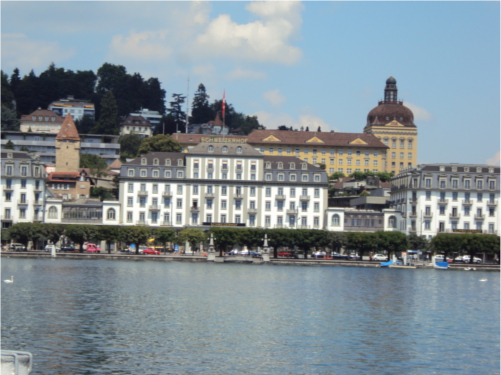
#> input picture VidLab3/1.JPG, 501 x 375 px, found by its file name
$ python main2.py
#> lines starting #> are read from the running program, lines starting #| are printed output that depends on the picture; after the words box and inside, x2 and y2 are one past the last pixel; in counts of white or black regions, pixels touching at a corner belong together
import cv2 as cv
import numpy as np

# deskriptor - vektor brojeva koji opisuje kako izgleda okolina jedne karakteristicne tacke
# keypoints - karakteristicne tacke; svaka tacka sadrzi koordinate i info o uglu i velicini okruzenja

# detekcija karakteristicnih tacaka i match-ovanje
# David Lowe je empirijski dokazao da je 0.7 najbolja vrednost jer nema previse matcheva i dovoljno je jasna razlika
def detekcija_i_matchovanje(slika1, slika2, ratio_thresh=0.7, scale=1.0):
    if scale != 1.0:
        skalirana_slika1 = cv.resize(slika1, None, fx=scale, fy=scale, interpolation=cv.INTER_AREA)
        skalirana_slika2 = cv.resize(slika2, None, fx=scale, fy=scale, interpolation=cv.INTER_AREA)
    else:
        skalirana_slika1, skalirana_slika2 = slika1, slika2

    # sift detekcija i isracunavanje deskriptora
    sift = cv.SIFT_create()
    ktacke1, deskriptori1 = sift.detectAndCompute(skalirana_slika1, None)
    ktacke2, deskriptori2 = sift.detectAndCompute(skalirana_slika2, None)

    if deskriptori1 is None or deskriptori2 is None:
        return None, None # ako algoritam nije pronasao nista

    # KD-tree - K dimensional tree - struktura podataka
    # FLANN matcher koji koristi KD-tree; Fast Library for Approximate Nearest Neighbors; flann je automatski optimizovan - dizajniran da sam bira najbolje parametre radi brzine
    # ovde uparujemo tacke - trazenje parova:
    FLANN_INDEX_KDTREE = 1
    indeks_parametri = dict(algorithm=FLANN_INDEX_KDTREE, trees=5)
    parametri_trazenja = dict(checks=50)
    flann = cv.FlannBasedMatcher(indeks_parametri, parametri_trazenja)

    mecovi = flann.knnMatch(deskriptori1, deskriptori2, k=2) # nadji 2 najbolja pogotka za svaku tacku
    tacke1 = []
    tacke2 = []

    # Lowe-ov Ratio test - ovaj test uporedjuje stepen slicnosti(matematicku distancu) - uporedjuje deskriptore
    for m_n in mecovi:
        if len(m_n) < 2:
            continue
        m, n = m_n # za svaku tacku gledamo 2 najbolja pogotka; ovde koristimo unpacking u pajtonu
        if m.distance < ratio_thresh * n.distance:
            (x1, y1) = ktacke1[m.queryIdx].pt
            (x2, y2) = ktacke2[m.trainIdx].pt
            if scale != 1.0:
                tacke1.append((x1 / scale, y1 / scale))
                tacke2.append((x2 / scale, y2 / scale))
            else:
                tacke1.append((x1, y1))
                tacke2.append((x2, y2))

    if len(tacke1) == 0:
        return None, None

    return np.float32(tacke1), np.float32(tacke2)


# Funkcija koja racuna homografiju:
# homografija - matrica koja opisuje kako se jedna ravan(slika) transformise u drugu
# ransac algoritam(random sample consensus)
# ransac_thresh - prag u pikselima - koliko projekcija moze da se omasi a da se tacka i dalje smatra inlierom(tacka koja se uklapa u izabrani matematicki model a model je homografija)
def izracunaj_homografiju(tacke_src, tacke_dst, ransac_thresh=5.0):
    # tacke_src[i] i tacke_dst[i] opisuje istu FIZICKU tacku
    if tacke_src is None or tacke_dst is None:
        return None, None
    if len(tacke_src) < 4 or len(tacke_dst) < 4:
        return None, None
    H, maska = cv.findHomography(tacke_src, tacke_dst, cv.RANSAC, ransac_thresh)
    return H, maska # vraca H - homografiju i masku; maska nam govori koji mecevi su inlieri a koji su outlieri


# mapira svaku sliku prema koordinatama srednje slike)
def priprema_kanvasa_i_transformacija(slike, homografije):
    svi_uglovi = [] #svi uglovi svih slika
    for slika, H in zip(slike, homografije):
        h, w = slika.shape[:2] # trazimo visinu i sirinu svake slike
        uglovi = np.array([[0, 0], [0, h], [w, h], [w, 0]], dtype=np.float32).reshape(-1, 1, 2)
        if H is None:
            tacke = uglovi # ako je referentna slika onda njeni uglovi ostaju gde su bili
        else:
            tacke = cv.perspectiveTransform(uglovi, H)
        svi_uglovi.append(tacke)

    svi_uglovi = np.concatenate(svi_uglovi, axis=0) # spajanje svih tacaka
    x_min, y_min = np.int32(svi_uglovi.min(axis=0).ravel() - 0.5)
    x_max, y_max = np.int32(svi_uglovi.max(axis=0).ravel() + 0.5) # pronalazimo granice panorame da bismo znali koliki canvas nam treba

    tx = -x_min if x_min < 0 else 0
    ty = -y_min if y_min < 0 else 0 # isracunavamo pomeraj

    canvas_w = x_max - x_min
    canvas_h = y_max - y_min

    T = np.array([[1, 0, tx], [0, 1, ty], [0, 0, 1]], dtype=np.float64) # translaciona matrica

    H_canvas = [(T @ H).astype(np.float64) for H in homografije]

    return H_canvas, (canvas_h, canvas_w), (tx, ty) # vracamo homografije spremne za warpPerspective, dimenzije panorame i pomeraj


# preslikava slike na kanvas
def preslikaj_avg_blend(slike, homografije, velicina_kanvasa):
    canvas_h, canvas_w = velicina_kanvasa
    accum = np.zeros((canvas_h, canvas_w, 3), dtype=np.float32)
    weight = np.zeros((canvas_h, canvas_w), dtype=np.float32)

    for slika, H in zip(slike, homografije):
        warped = cv.warpPerspective(slika, H, (canvas_w, canvas_h)) # geometrijsko preslikavanja - slika se projektuje na canvas; svi pikseli idu na svoje globalne koordinate
        maska = (warped.sum(axis=2) > 0).astype(np.float32) # pravimo masku za validne piksele - imacemo sliku i pozadinu koja ce da bude crna
        accum += warped.astype(np.float32) # akumulator boja
        weight += maska # akumulator slika

    weight3 = weight[:, :, None]
    weight3[weight3 == 0] = 1.0
    rezultat = (accum / weight3).astype(np.uint8) # racunanje proseka
    return rezultat

# Feather blending - postepeno se gasi uticaj slike ka njenim ivicama
# znaci distance transform ovde sluzi da bi pikselima blizim centru slike dodelio vece tezine, a pikselima blizim ivicama manje - bolji prelaz
def preslikaj_feather_blend(slike, homografije, vel_kanvas):
    canvas_h, canvas_w = vel_kanvas
    accum = np.zeros((canvas_h, canvas_w, 3), dtype=np.float32) # zbir boja
    #Akumulator accum sabira sve RGB vrednosti piksela, pomnožene sa njihovim težinama (distance transform za feather, maska 0/1 za average).
    # Svaki piksel u accum = ukupan doprinos svih slika u tom pikselu
    weight = np.zeros((canvas_h, canvas_w), dtype=np.float32) # zbir tezina

    for slika, H in zip(slike, homografije): # svaka slika se posebno preslikava
        warped = cv.warpPerspective(slika, H, (canvas_w, canvas_h))
        maska = (warped.sum(axis=2) > 0).astype(np.uint8) * 255 # pravimo masku
        if maska.sum() == 0:
            continue
        dist = cv.distanceTransform(maska, cv.DIST_L2, 5).astype(np.float32)
        # ovo iznad - racuna se udaljenost do najblize ivice(pozadine)
        # normalizuj na [0,1]
        if dist.max() > 0:
            dist = dist / (dist.max() + 1e-9)
        else:
            dist = maska.astype(np.float32) / 255.0

        accum += warped.astype(np.float32) * dist[:, :, None]
        weight += dist

    weight3 = weight[:, :, None]
    weight3[weight3 == 0] = 1.0
    rezultat = (accum / weight3).astype(np.uint8)
    return rezultat


def spoji_3_slike(slika_levo, slika_sredina, slika_desno, feature_scale=1.0, blend_metoda='feather'):
    slike = [slika_levo, slika_sredina, slika_desno]
    Hs = [None] * 3
    Hs[1] = np.eye(3, dtype=np.float64)

    # left -> mid
    tacke_levo, tacke_levo_sredina = detekcija_i_matchovanje(slika_levo, slika_sredina, scale=feature_scale)
    if tacke_levo is None:
        raise RuntimeError("Nema dovoljno pogodaka izmedju sredine i leve strane")
    H_levo_sredina, mask_l = izracunaj_homografiju(tacke_levo, tacke_levo_sredina)
    if H_levo_sredina is None:
        raise RuntimeError("Nije moguce izracunati homografiju levo->sredina")
    Hs[0] = H_levo_sredina

    # right -> mid
    tacke_desno, tacke_desno_sredina = detekcija_i_matchovanje(slika_desno, slika_sredina, scale=feature_scale)
    if tacke_desno is None:
        raise RuntimeError("Nema dovoljno pogodaka izmedju sredine i desne strane")
    H_desno_sredina, mask_r = izracunaj_homografiju(tacke_desno, tacke_desno_sredina)
    if H_desno_sredina is None:
        raise RuntimeError("Nije moguce izracunati homografiju desno->sredina")
    Hs[2] = H_desno_sredina

    H_canvas, canvas_size, offset = priprema_kanvasa_i_transformacija(slike, Hs)

    if blend_metoda == 'average':
        rezultat = preslikaj_avg_blend(slike, H_canvas, canvas_size)
    elif blend_metoda == 'feather':
        rezultat = preslikaj_feather_blend(slike, H_canvas, canvas_size)
    else:
        raise ValueError("Unknown blend_method: choose 'average', 'feather' or 'pyramid'")

    return rezultat

if __name__ == "__main__":
    # load images (BGR)
    slika_levo = cv.imread("1.jpg")
#> slika_levo is the input picture: shape (375, 501, 3); mean B, G, R 149.6, 143, 130.7
    slika_sredina = cv.imread("2.jpg")
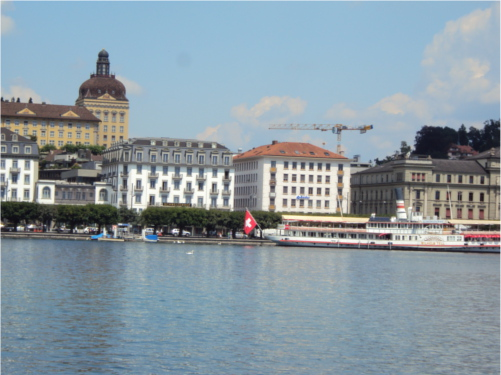
#> input picture VidLab3/2.JPG, 501 x 375 px, found by its file name
#> slika_sredina is the input picture: shape (375, 501, 3); mean B, G, R 162.2, 152.9, 137.6
    slika_desno = cv.imread("3.jpg")
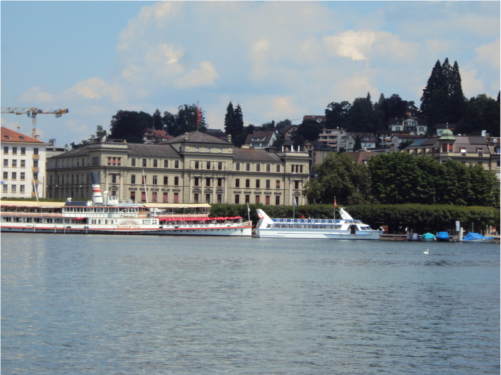
#> input picture VidLab3/3.JPG, 501 x 375 px, found by its file name
#> slika_desno is the input picture: shape (375, 501, 3); mean B, G, R 146.2, 139.8, 129.1

    if slika_levo is None or slika_sredina is None or slika_desno is None:
        print("Check image paths (1.jpg, 2.jpg, 3.jpg).")
        exit(1)

    # OPCIJE:
    FEATURE_SCALE = 1     # 1.0 = full resolution detection; <1.0 = downscale detection (faster)
    BLEND_METODA = 'feather'   # 'average' | 'feather'

    # Run stitching
    rezultat = spoji_3_slike(slika_levo, slika_sredina, slika_desno,
                             feature_scale=FEATURE_SCALE,
                             blend_metoda=BLEND_METODA)
#> in detekcija_i_matchovanje, `ktacke1, deskriptori1 = sift.detectAndCompute(skalirana_slika1, None)`: ktacke1 = 1780 keypoints; strongest (x, y, size): (466, 257, 3.9), (318, 253, 2.8), (8, 195, 5.7), (195, 203, 3.4)
#> in detekcija_i_matchovanje, `ktacke2, deskriptori2 = sift.detectAndCompute(skalirana_slika2, None)`: ktacke2 = 1298 keypoints; strongest (x, y, size): (388, 236, 4.5), (175, 231, 3.9), (31, 226, 2.7), (19, 228, 2.8)
#> in detekcija_i_matchovanje, `mecovi = flann.knnMatch(deskriptori1, deskriptori2, k=2)`: mecovi = 1780 matches
#> the loop in detekcija_i_matchovanje, `for m_n in mecovi:` made 1780 passes
#> (x1, y1, x2, y2) on passes 36, 37, 42, 53, 71, 79, 80, 101, 126, 289, 490, 538: (12.04, 185.5, 204.6, 173.9), (12.16, 197.8, 204.3, 186.8), (12.65, 181.2, 204.9, 169.6), (15.63, 177.7, 207.1, 166.2), (19.11, 180.9, 135.1, 165.9), (22.89, 195.7, 213.9, 185.2), (22.89, 195.7, 213.9, 185.2), (27.54, 181, 143.1, 166.4), (31.68, 177.5, 146.4, 163.6), (72.8, 222.1, 64.69, 202.9), (121.7, 68.36, 43.5, 103.2), (136.9, 77.84, 389, 159)
#> (x1, y1) on pass 1166: (291.8, 217.4)
#> after the loop in detekcija_i_matchovanje, `for m_n in mecovi:`: tacke1 = 394 pairs, first value 12.04 to 495.5, second value 68.36 to 269.6; tacke2 = 394 pairs, first value 7.36 to 456.1, second value 57.82 to 242.6
#> in spoji_3_slike, `tacke_levo, tacke_levo_sredina = detekcija_i_matchovanje(slika_levo, s..`: tacke_levo has the same summary as tacke1 in detekcija_i_matchovanje; tacke_levo_sredina has the same summary as tacke2 in detekcija_i_matchovanje
#> in izracunaj_homografiju, `H, maska = cv.findHomography(tacke_src, tacke_dst, cv.RANSAC, ransac_t..`: H = [[1.1, -0.00986, -315.8], [0.0469, 1.08, -47.62], [0.000193, 2.12e-05, 1]]; maska = 394 values, max 1 at index 45, min 0 at index 0, mean 0.853
#> in spoji_3_slike, `H_levo_sredina, mask_l = izracunaj_homografiju(tacke_levo, tacke_levo_..`: H_levo_sredina has the same summary as H in izracunaj_homografiju; mask_l has the same summary as maska in izracunaj_homografiju
#> call 2 of detekcija_i_matchovanje, with ratio_thresh = 0.7, scale = 1
#> in detekcija_i_matchovanje (call 2), `ktacke1, deskriptori1 = sift.detectAndCompute(skalirana_slika1, None)`: ktacke1 = 1315 keypoints; strongest (x, y, size): (463, 151, 2.4), (261, 213, 5), (353, 228, 4.9), (457, 223, 3.1)
#> in detekcija_i_matchovanje (call 2), `mecovi = flann.knnMatch(deskriptori1, deskriptori2, k=2)`: mecovi = 1315 matches
#> in detekcija_i_matchovanje (call 2), `mecovi = flann.knnMatch(deskriptori1, deskriptori2, k=2)`:
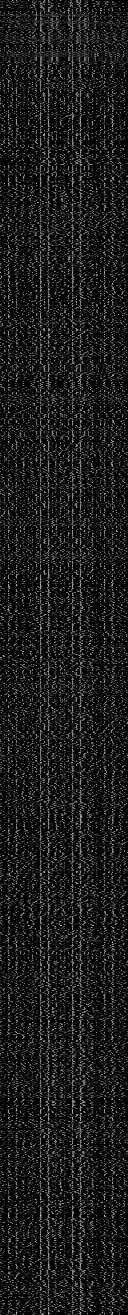
#> deskriptori1: shape (1315, 128) float32; min 0, max 202, mean 26.8
#> the loop in detekcija_i_matchovanje (call 2), `for m_n in mecovi:` made 1315 passes
#> (x1, y1, x2, y2) on passes 4, 17, 23, 29, 33, 34, 37, 38, 40, 46, 47, 48: (5.48, 169.5, 284.9, 196.5), (9.27, 181.7, 314.3, 197.1), (9.68, 169.4, 314.8, 185.1), (10.12, 151, 290.1, 165.9), (13.58, 186.2, 318.4, 201.6), (13.58, 186.2, 318.4, 201.6), (14.01, 164.4, 319, 180), (14.01, 164.4, 319, 180), (14.15, 162.1, 293.9, 178.1), (14.48, 157.1, 310.9, 172.6), (14.48, 157.1, 319.5, 173), (16.34, 213.6, 321, 228.6)
#> (x1, y1) on pass 113: (40.97, 214.2)
#> after the loop in detekcija_i_matchovanje (call 2), `for m_n in mecovi:`: tacke1 = 350 pairs, first value 5.48 to 301.5, second value 105.7 to 238.1; tacke2 = 350 pairs, first value 96.08 to 492.5, second value 57.82 to 253.6
#> in spoji_3_slike, `tacke_desno, tacke_desno_sredina = detekcija_i_matchovanje(slika_desno..`: tacke_desno has the same summary as tacke1 in detekcija_i_matchovanje; tacke_desno_sredina has the same summary as tacke2 in detekcija_i_matchovanje
#> in spoji_3_slike, `H_desno_sredina, mask_r = izracunaj_homografiju(tacke_desno, tacke_des..`: H_desno_sredina = [[0.912, -0.0103, 306.4], [-0.031, 0.98, 18.64], [-0.00018, -1.37e-05, 1]]; mask_r = 350 values, max 1 at index 1, min 0 at index 0, mean 0.883
#> the loop in priprema_kanvasa_i_transformacija, `for slika, H in zip(slike, homografije):` made 3 passes
#> (H, tacke) on pass 2: ([[1, 0, 0], [0, 1, 0], [0, 0, 1]], [[0, 0], [0, 375], [501, 375], [501, 0]])
#> tacke on pass 3: [[306.4, 18.64], [304.1, 388], [839.5, 409.4], [839, 3.41]]
#> after the loop in priprema_kanvasa_i_transformacija, `for slika, H in zip(slike, homografije):`: svi_uglovi = [[[-315.8, -47.62], [-317, 355.1], [207.5, 345.3], [212.4, -22.02]], [[0, 0], [0, 375], [501, 375], [501, 0]], [[306.4, 18.64], [304.1, 388], [839.5, 409.4], [839, 3.41]]]
#> in priprema_kanvasa_i_transformacija, `svi_uglovi = np.concatenate(svi_uglovi, axis=0)`: svi_uglovi = [[-315.8, -47.62], [-317, 355.1], [207.5, 345.3], [212.4, -22.02], [0, 0], [0, 375], [501, 375], [501, 0], [306.4, 18.64], [304.1, 388], [839.5, 409.4], [839, 3.41]]
#> in priprema_kanvasa_i_transformacija, `x_min, y_min = np.int32(svi_uglovi.min(axis=0).ravel() - 0.5)`: x_min = -317; y_min = -48
#> in priprema_kanvasa_i_transformacija, `x_max, y_max = np.int32(svi_uglovi.max(axis=0).ravel() + 0.5)`: x_max = 839; y_max = 409
#> in priprema_kanvasa_i_transformacija, `tx = -x_min if x_min < 0 else 0`: tx = 317
#> in priprema_kanvasa_i_transformacija, `ty = -y_min if y_min < 0 else 0`: ty = 48
#> in priprema_kanvasa_i_transformacija, `canvas_w = x_max - x_min`: canvas_w = 1156
#> in priprema_kanvasa_i_transformacija, `canvas_h = y_max - y_min`: canvas_h = 457
#> in priprema_kanvasa_i_transformacija, `T = np.array([[1, 0, tx], [0, 1, ty], [0, 0, 1]], dtype=np.float64)`: T = [[1, 0, 317], [0, 1, 48], [0, 0, 1]]
#> in priprema_kanvasa_i_transformacija, `H_canvas = [(T @ H).astype(np.float64) for H in homografije]`: H_canvas = [[[1.16, -0.00315, 1.19], [0.0561, 1.08, 0.38], [0.000193, 2.12e-05, 1]], [[1, 0, 317], [0, 1, 48], [0, 0, 1]], [[0.855, -0.0146, 623.4], [-0.0396, 0.979, 66.64], [-0.00018, -1.37e-05, 1]]]
#> in spoji_3_slike, `H_canvas, canvas_size, offset = priprema_kanvasa_i_transformacija(slik..`: canvas_size = (457, 1156); offset = (317, 48)
#> in preslikaj_feather_blend, `canvas_h, canvas_w = vel_kanvas`: canvas_h = 457; canvas_w = 1156
#> the loop in preslikaj_feather_blend, `for slika, H in zip(slike, homografije):` made 3 passes
#> H on pass 2: [[1, 0, 317], [0, 1, 48], [0, 0, 1]]
#> pass 1, in preslikaj_feather_blend, `maska = (warped.sum(axis=2) > 0).astype(np.uint8) * 255`:
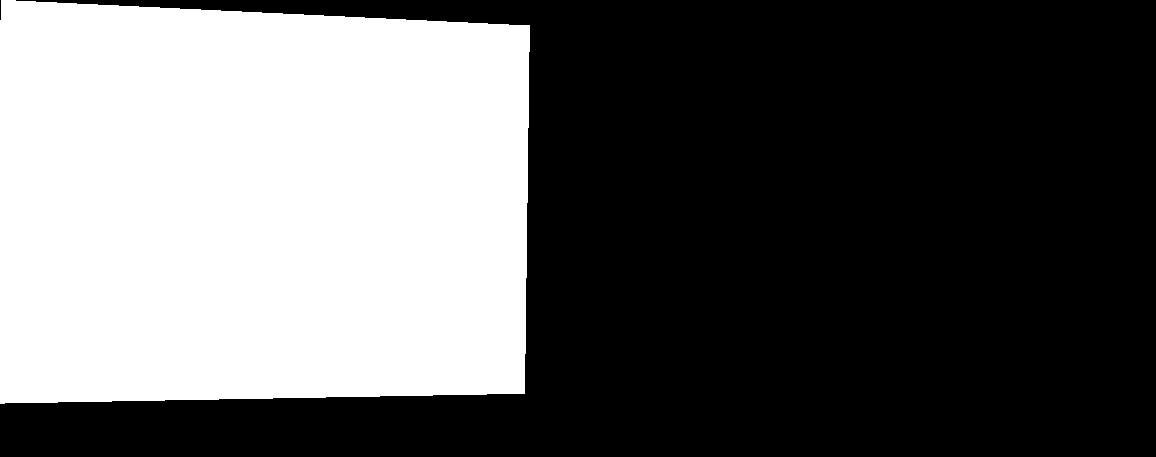
#> maska: shape (457, 1156); 38.5% white; 1 white region, box (x1, y1, x2, y2) and area: (0, 0, 530, 404) 203613
#> after the loop in preslikaj_feather_blend, `for slika, H in zip(slike, homografije):`:
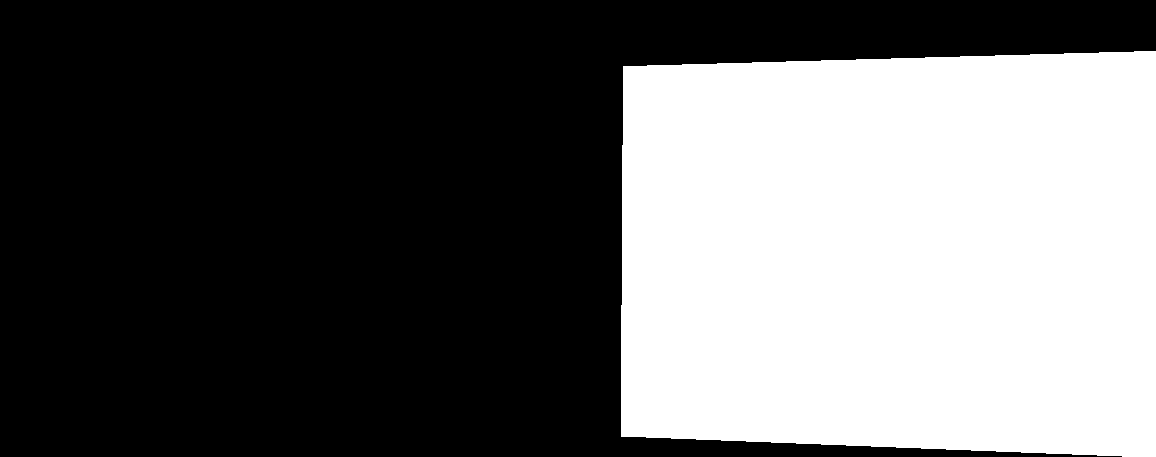
#> maska: shape (457, 1156); 39.3% white; 1 white region, box (x1, y1, x2, y2) and area: (621, 51, 1156, 457) 207595
#> in preslikaj_feather_blend, `weight3[weight3 == 0] = 1.0`:
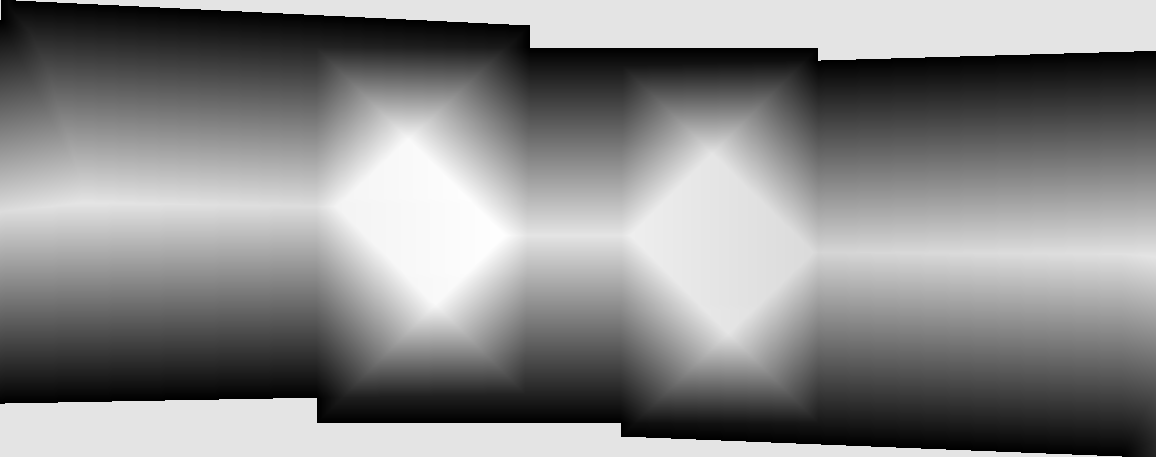
#> weight3: shape (457, 1156, 1) float32; min 0.00485, max 1.12, mean 0.605; drawn with min black and max white
#> in preslikaj_feather_blend, `rezultat = (accum / weight3).astype(np.uint8)`:
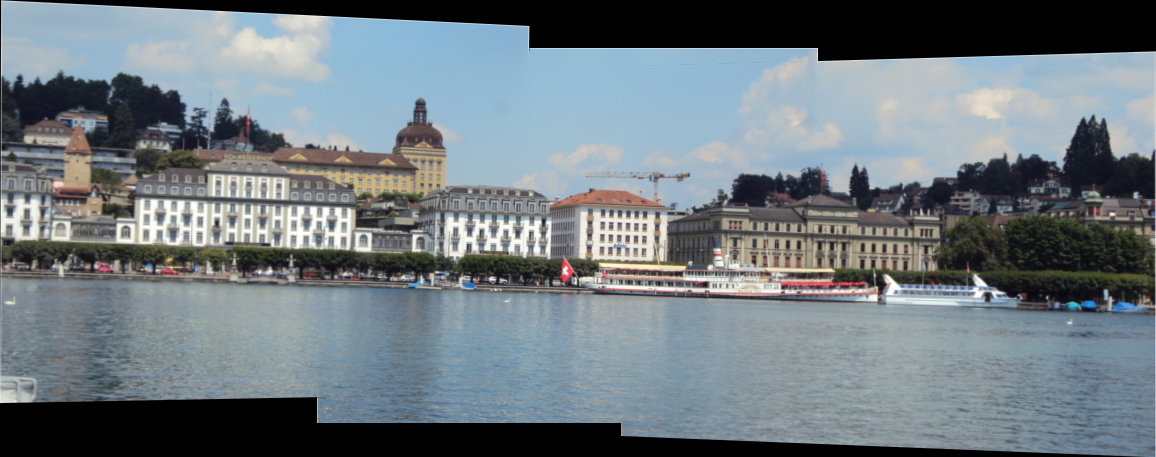
#> rezultat: shape (457, 1156, 3); mean B, G, R 128.5, 122.6, 112.2

    cv.imwrite("panorama_three.png", rezultat)
    cv.imshow("Panorama", rezultat)
    cv.waitKey(0)
    cv.destroyAllWindows()
